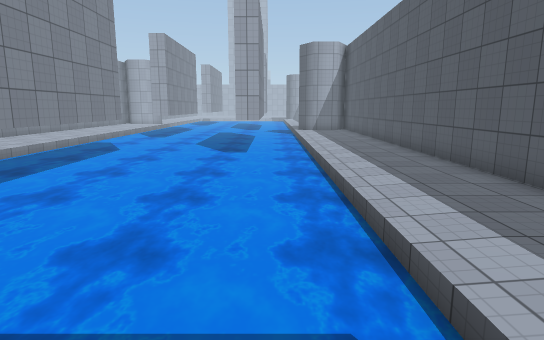
View 1 (above)

17 first-person views from a walk through a 3-D level made in the Unity game engine. The camera is 1.5 m above the floor, tilts 10° down and sees 75° across. The floor is counted in squares, 1 m on a side. Each view is taken from the middle of a square. On the plan, view 1 faces up. The plan holds only what a view shows up to about 16 squares ahead; the rest is blank. The place goes on beyond the plan. The player character is not drawn. Surface patterns are stand-ins for the level's own textures.

View 2
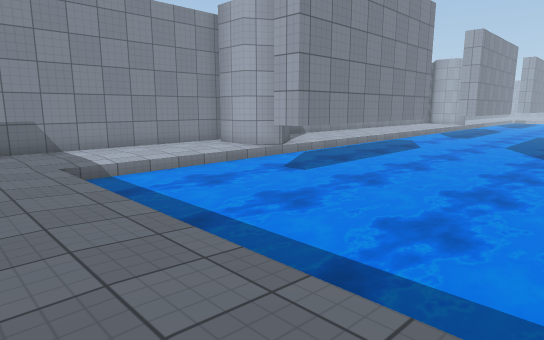

View 3
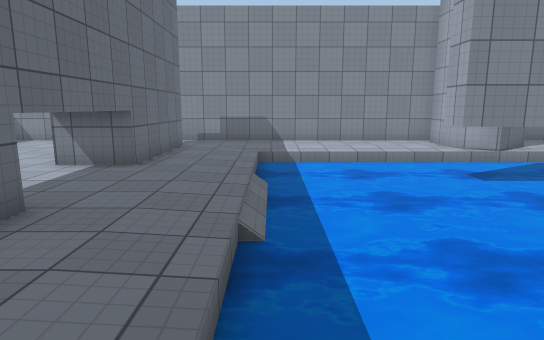

View 4
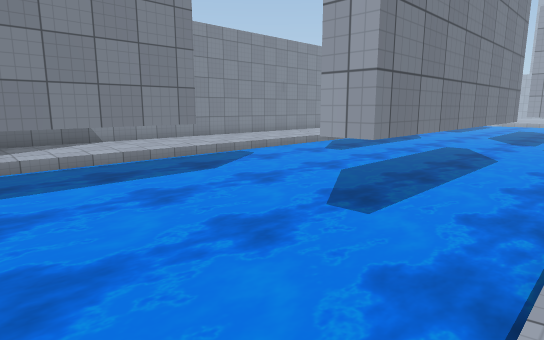

View 5
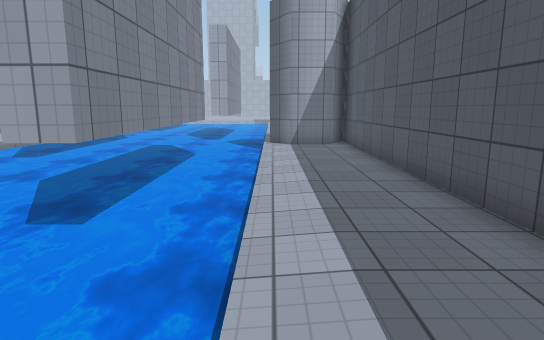

View 6
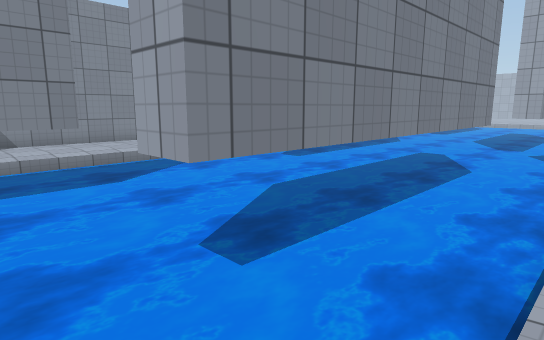

View 7
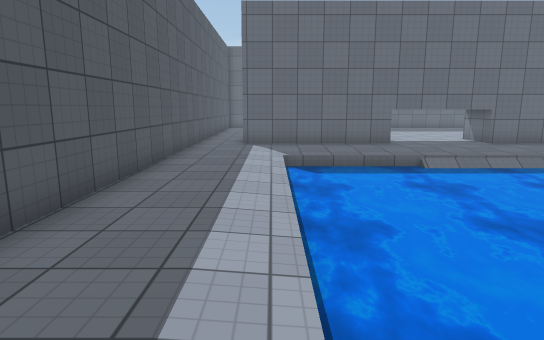

View 8
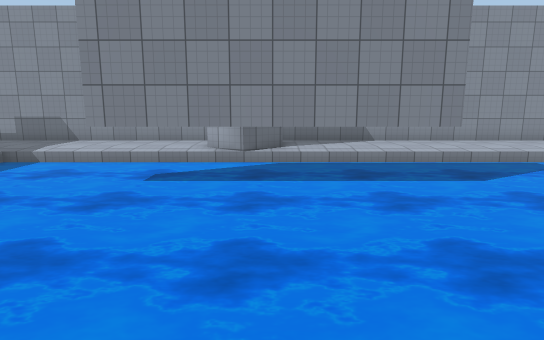

View 9
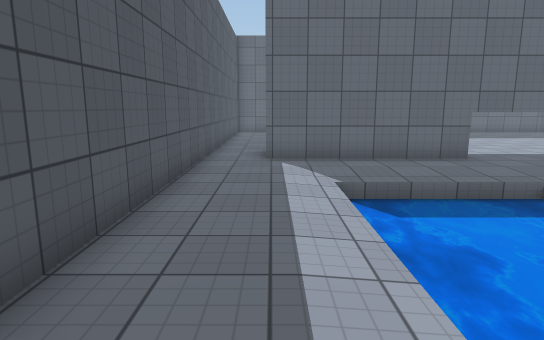

View 10
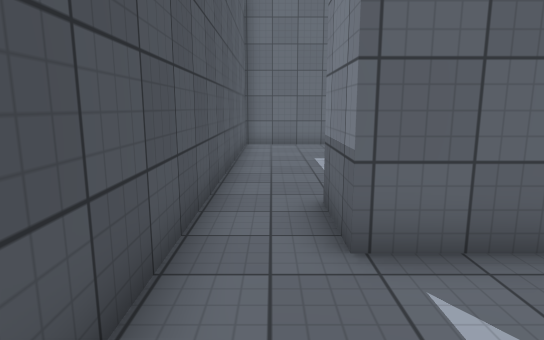

View 11
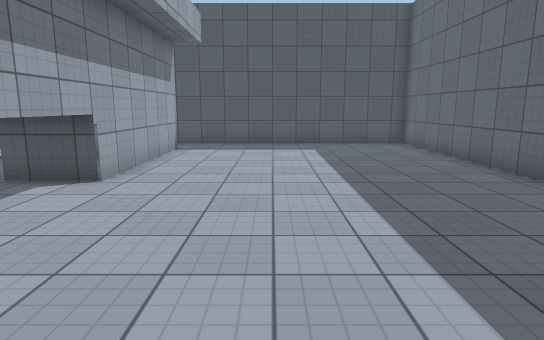

View 12
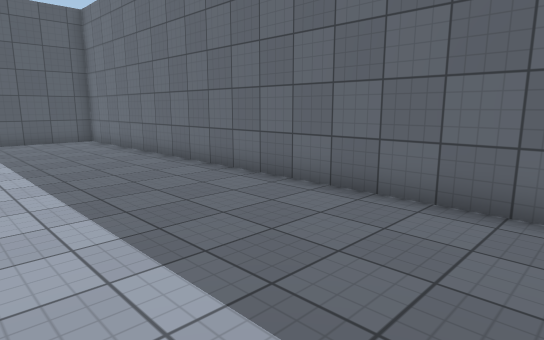

View 13
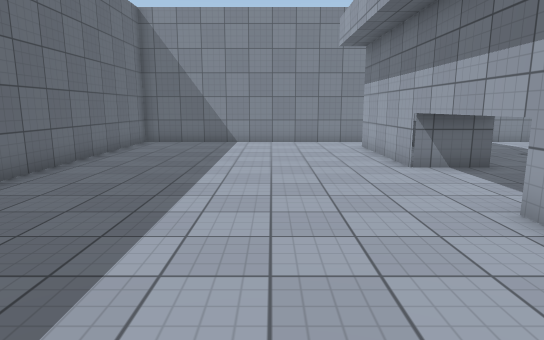

View 14
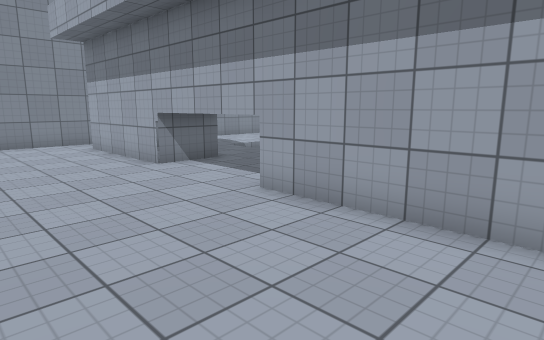

View 15
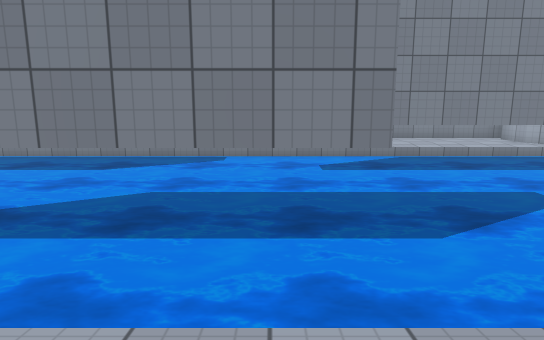

View 16
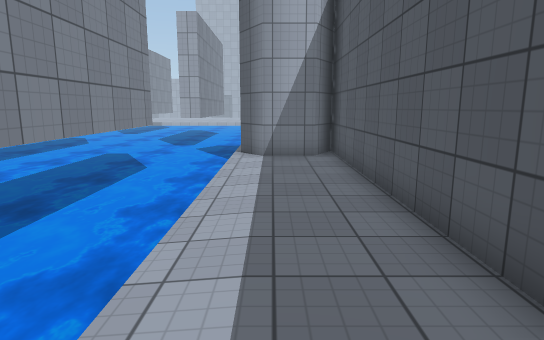

View 17
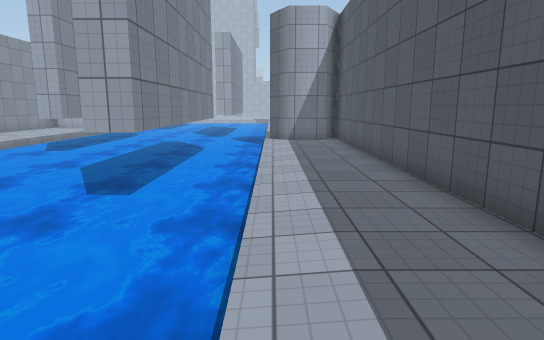

### Floor plan
Key: @ floor where view 1 was taken; # wall or solid block; . floor; ~ water the walk can cross; ≈ water the walk keeps out of; T thing the floor can be seen under or through.
Columns run from 14 left of view 1 to 5 right of it. Each row starts with its distance up from view 1.
 27     ≈≈≈#≈≈≈≈≈≈≈≈
 26     ≈≈≈#≈≈≈≈≈≈≈≈#
 25     ≈≈≈#≈≈≈≈≈≈≈≈###
 24     ≈≈≈#≈≈≈≈≈≈≈≈.###
 23 #   ≈≈≈#≈≈≈≈≈#≈≈...#
 22 #.. ≈≈≈≈≈≈≈≈≈#≈≈...#
 21 #...≈≈≈≈≈≈≈≈≈#≈≈...#
 20 #...≈≈≈≈≈≈≈≈≈#≈≈...#
 19 #...≈≈≈≈≈≈≈≈≈#≈≈...#
 18 #...≈≈≈≈≈≈≈≈≈#≈≈...#
 17 #...≈≈≈≈≈≈≈≈≈#≈≈...#
 16 #...≈≈≈≈≈≈≈≈≈#≈≈...#
 15 #...≈≈≈T≈≈≈≈≈#≈≈...#
 14 #...≈≈≈T≈≈≈≈≈≈≈≈...#
 13 #...≈≈≈T≈≈≈≈≈≈≈≈...#
 12 #...≈≈≈T≈≈≈≈≈≈≈≈...#
 11    #≈≈≈T≈≈≈≈≈≈≈≈...#
 10    #≈≈≈T≈≈≈≈≈≈≈≈...#
  9 ####≈≈≈T≈≈≈≈≈≈≈≈...#
  8 #...≈≈≈T≈≈≈≈≈≈≈≈...#
  7 #...≈≈≈T≈≈≈≈≈≈≈≈...#
  6 #...≈≈≈≈≈≈≈≈≈≈≈≈...#
  5 #...≈≈≈≈≈≈≈≈≈≈≈≈...#
  4 #...≈≈≈≈≈≈≈≈≈≈≈≈...#
  3 #...≈≈≈≈≈≈≈≈≈≈≈≈...#
  2 #...≈≈≈≈~~~≈≈≈≈≈...#
  1 #..................#
  0 #.............@....#
 -1 #..................#
 -2 #.####TTTTTTT#####.#
 -3 #.####TTTTTTT#####.#
 -4 #..................#
 -5 #..................#
 -6 #..................#
 -7 #..................#
 -8 #..................#
 -9 #..................#
-10 #..................#
-11 #..................#
-12 #..................#
-13 ####################

Where each view was taken, in squares from view 1:
view 1: 0 up, 0 right, facing up
view 2: 1 down, 0 right, facing up-left
view 3: 2 up, 2 right, facing left
view 4: 10 up, 2 right, facing up-left
view 5: 10 up, 2 right, facing up
view 6: 13 up, 2 right, facing up-left
view 7: 13 up, 2 right, facing down
view 8: 11 up, 2 right, facing left
view 9: 9 up, 3 right, facing down
view 10: 2 up, 4 right, facing down
view 11: 7 down, 10 left, facing right
view 12: 7 down, 12 left, facing down-right
view 13: 7 down, 2 right, facing left
view 14: 8 down, 2 right, facing up-left
view 15: 22 up, 4 right, facing left
view 16: 13 up, 3 right, facing up
view 17: 8 up, 2 right, facing up
